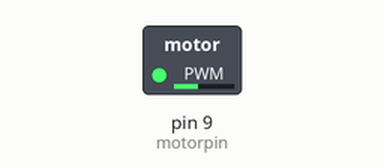
Recording of a sketch running on a simulated Arduino Uno, built with avr-gcc and run on an emulated ATmega328P. Parts: switched loads named in the sketch (green lamp = pin HIGH).

Above: at 0.05 s.
At 5.25 s:
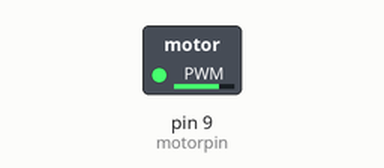
At 7.85 s:
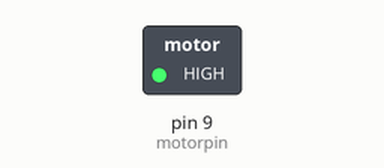
At 10.5 s:
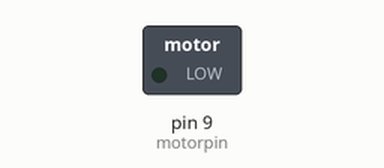
Timing chart, 0 to 13.7 s (numbered marks = the images above):
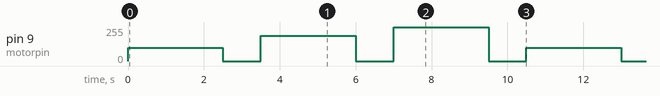

Measured:
- by itself, pin 9 (motorpin): repeats every 10.5 s: 0/255 1.0 s, 190/255 2.5 s, 0/255 1.0 s, 255/255 2.5 s, 0/255 1.0 s, 100/255 2.5 s

The sketch:

sketch_feb27b.ino
```cpp
int motorpin=9;
int ontime=2500;
int offtime=1000;
void setup() {
  // put your setup code here, to run once:
  pinMode(motorpin,OUTPUT);
}

void loop() {
  // put your main code here, to run repeatedly:
  analogWrite(motorpin,100);
  delay(ontime);
  analogWrite(motorpin,LOW);
  delay(offtime);
  analogWrite(motorpin,190);
  delay(ontime);
  analogWrite(motorpin,LOW);
  delay(offtime);
  analogWrite(motorpin,255);
  delay(ontime);
  analogWrite(motorpin,LOW);
  delay(offtime);


}
```
